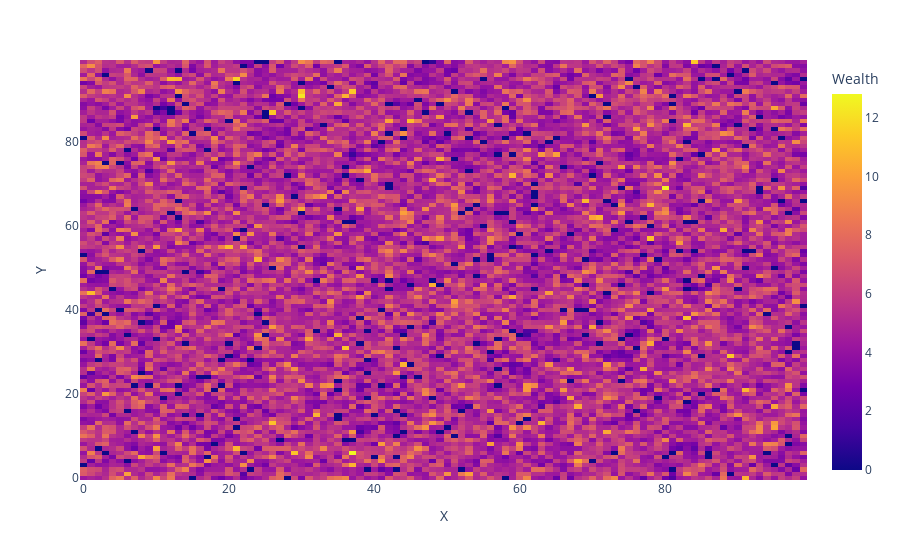
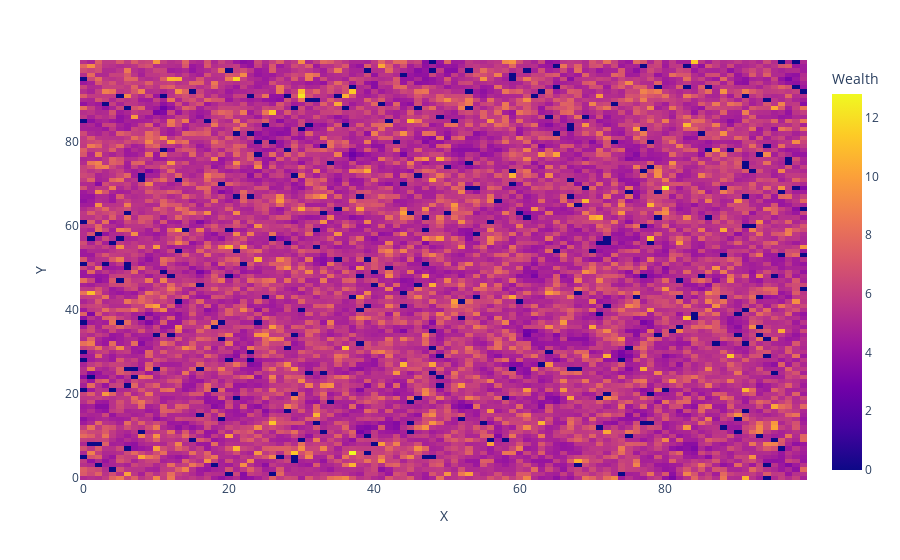
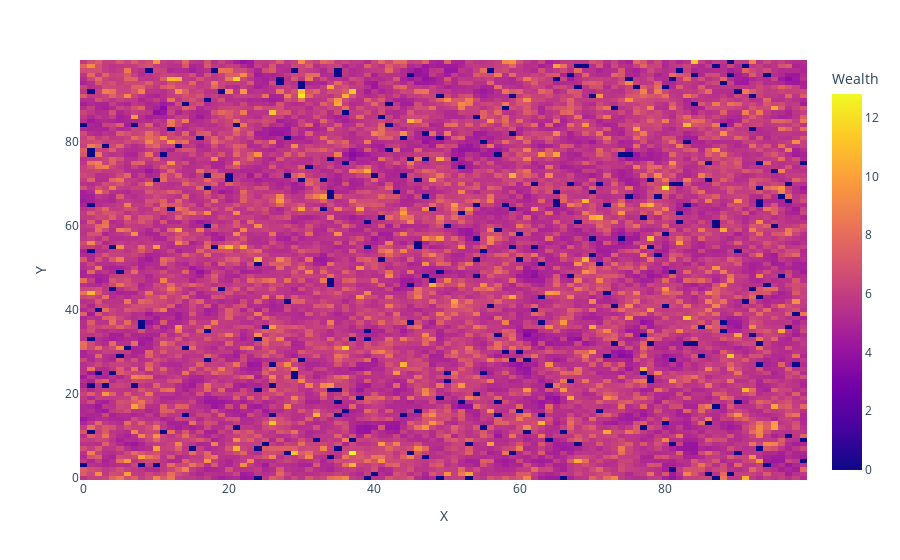

Notebook code for these charts, in order:
### Code cell
def extract_data(model):
    """
    Extracts the data from the model and returns it as a DataFrame.
    """

    # Extract data from model
    x_coords = np.array([agent.pos[0] for agent in model.schedule.agents])  # Agent x coords
    y_coords = np.array([agent.pos[1] for agent in model.schedule.agents])  # Agent y coords
    wealths = np.array([agent.wealth for agent in model.schedule.agents])   # Agent wealths 
    types = np.array([agent.type for agent in model.schedule.agents])       # Agent types
    return x_coords, y_coords, wealths, types


def plot2D_model(model):
    """
    Plots a 2D density heatmap of the model.
        x-axis: x position
        y-axis: y position
        z-axis: wealth
    """

    # Extract data from model
    x_coords, y_coords, wealths, types = extract_data(model)
    df = pd.DataFrame({'x_pos': x_coords, 'y_pos': y_coords, 'wealth': wealths, 'type': types})

    # Create the 2D density heatmap
    fig = px.density_heatmap(df, x='x_pos', y='y_pos', z='wealth', nbinsx=model.width, nbinsy=model.height)

    # Set axis labels
    fig.update_layout(xaxis_title='X', yaxis_title='Y', coloraxis_colorbar_title='Wealth')

    # Show the plot
    fig.show()


def plot3D_model(model):
    """
    
    """
    # Extract data
    x_coords, y_coords, wealths, types = extract_data(model)


    fig = plt.figure()
    ax = fig.add_subplot(111, projection='3d')

    hist, x_edges, y_edges = np.histogram2d(x_coords, y_coords, bins=(model.width, model.height), weights=wealths)

    # Get the coordinates of the edges for the plotting
    x_pos, y_pos = np.meshgrid(x_edges[:-1], y_edges[:-1], indexing='ij')
    x_pos = x_pos.ravel()
    y_pos = y_pos.ravel()
    z_pos = np.zeros_like(x_pos)

    # Get the heights for the bars and normalize
    dx = dy = 1  # Width and depth of the bars
    dz = hist.ravel()
    dz = dz / dz.max()

    # Map agent types to colors
    type_colors = {0: 'red', 1: 'green', 2: 'blue'}
    bar_colors = [type_colors[t] for t in types]
    print(np.unique(z_pos))
    print(len(bar_colors), len(types))

    # Create the 3D bars
    ax.bar3d(x_pos, y_pos, z_pos, dx, dy, dz)

    # Set the plot limits
    ax.set_xlim(0, model.width)
    ax.set_ylim(0, model.height)
    ax.set_zlim(0, 1)  # Normalize the wealth values to [0, 1] for the z-axis

    # Set axis labels
    ax.set_xlabel('X')
    ax.set_ylabel('Y')
    ax.set_zlabel('Wealth')

    plt.show()

# Define model parameters
heigth, width = 100, 100
density = 0.97
fixed_areas_pc = 0.0
popilation_sizes = [0.8, 0.2]
homophily = 3
cluster_threshold = 4

# Create the model
model = Schelling(heigth, width, density, fixed_areas_pc, popilation_sizes, homophily, cluster_threshold)

for i in range(3):
    model.step()
    plot2D_model(model)

plot3D_model(model)

### Figure 1 — Plotly figure (JSON) as saved in the notebook; plotly's stock layout.template omitted (floating-point values rounded to 4 significant figures; data arrays with more than 128 entries replaced by an {"elided": "..."} marker saying what was removed)
{"data": [{"coloraxis": "coloraxis", "histfunc": "sum", "hovertemplate": "x_pos=%{x}<br>y_pos=%{y}<br>sum of wealth=%{z}<extra></extra>", "name": "", "nbinsx": 100, "nbinsy": 100, "type": "histogram2d", "x": {"elided": "9697 int values"}, "xaxis": "x", "xbingroup": "x", "y": {"elided": "9697 int values"}, "yaxis": "y", "ybingroup": "y", "z": {"elided": "9697 float values"}}], "layout": {"coloraxis": {"colorbar": {"title": {"text": "Wealth"}}, "colorscale": [[0, "#0d0887"], [0.1111, "#46039f"], [0.2222, "#7201a8"], [0.3333, "#9c179e"], [0.4444, "#bd3786"], [0.5556, "#d8576b"], [0.6667, "#ed7953"], [0.7778, "#fb9f3a"], [0.8889, "#fdca26"], [1, "#f0f921"]]}, "legend": {"tracegroupgap": 0}, "margin": {"t": 60}, "xaxis": {"anchor": "y", "domain": [0, 1], "title": {"text": "X"}}, "yaxis": {"anchor": "x", "domain": [0, 1], "title": {"text": "Y"}}}}

### Figure 2 — Plotly figure (JSON) as saved in the notebook; plotly's stock layout.template omitted (floating-point values rounded to 4 significant figures; data arrays with more than 128 entries replaced by an {"elided": "..."} marker saying what was removed)
{"data": [{"coloraxis": "coloraxis", "histfunc": "sum", "hovertemplate": "x_pos=%{x}<br>y_pos=%{y}<br>sum of wealth=%{z}<extra></extra>", "name": "", "nbinsx": 100, "nbinsy": 100, "type": "histogram2d", "x": {"elided": "9697 int values"}, "xaxis": "x", "xbingroup": "x", "y": {"elided": "9697 int values"}, "yaxis": "y", "ybingroup": "y", "z": {"elided": "9697 float values"}}], "layout": {"coloraxis": {"colorbar": {"title": {"text": "Wealth"}}, "colorscale": [[0, "#0d0887"], [0.1111, "#46039f"], [0.2222, "#7201a8"], [0.3333, "#9c179e"], [0.4444, "#bd3786"], [0.5556, "#d8576b"], [0.6667, "#ed7953"], [0.7778, "#fb9f3a"], [0.8889, "#fdca26"], [1, "#f0f921"]]}, "legend": {"tracegroupgap": 0}, "margin": {"t": 60}, "xaxis": {"anchor": "y", "domain": [0, 1], "title": {"text": "X"}}, "yaxis": {"anchor": "x", "domain": [0, 1], "title": {"text": "Y"}}}}

### Figure 3 — Plotly figure (JSON) as saved in the notebook; plotly's stock layout.template omitted (floating-point values rounded to 4 significant figures; data arrays with more than 128 entries replaced by an {"elided": "..."} marker saying what was removed)
{"data": [{"coloraxis": "coloraxis", "histfunc": "sum", "hovertemplate": "x_pos=%{x}<br>y_pos=%{y}<br>sum of wealth=%{z}<extra></extra>", "name": "", "nbinsx": 100, "nbinsy": 100, "type": "histogram2d", "x": {"elided": "9697 int values"}, "xaxis": "x", "xbingroup": "x", "y": {"elided": "9697 int values"}, "yaxis": "y", "ybingroup": "y", "z": {"elided": "9697 float values"}}], "layout": {"coloraxis": {"colorbar": {"title": {"text": "Wealth"}}, "colorscale": [[0, "#0d0887"], [0.1111, "#46039f"], [0.2222, "#7201a8"], [0.3333, "#9c179e"], [0.4444, "#bd3786"], [0.5556, "#d8576b"], [0.6667, "#ed7953"], [0.7778, "#fb9f3a"], [0.8889, "#fdca26"], [1, "#f0f921"]]}, "legend": {"tracegroupgap": 0}, "margin": {"t": 60}, "xaxis": {"anchor": "y", "domain": [0, 1], "title": {"text": "X"}}, "yaxis": {"anchor": "x", "domain": [0, 1], "title": {"text": "Y"}}}}
